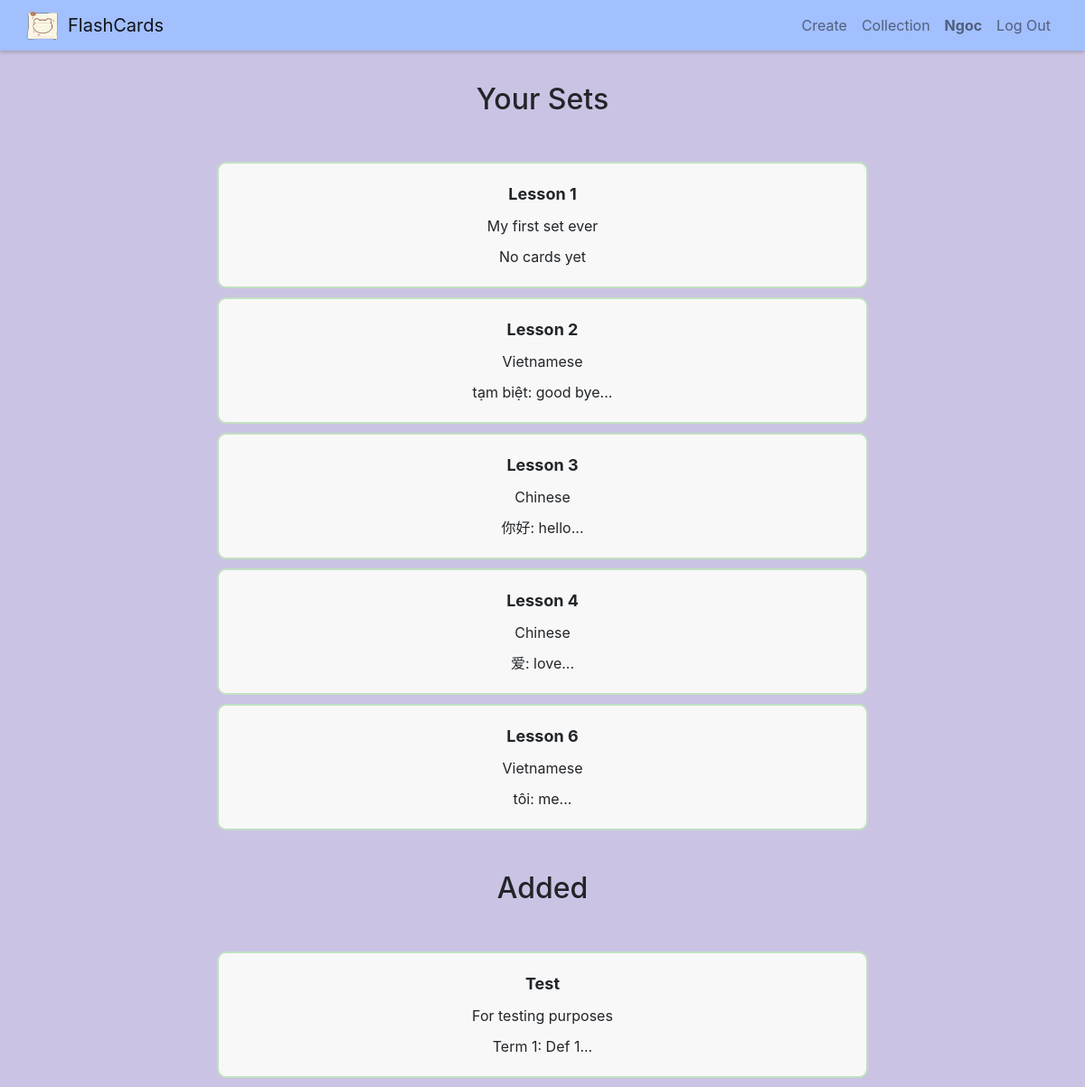
/collection (signed in), run on the app's committed database.
### flashcards/models.py (models this page shows)
class User(AbstractUser):
    pass

class Set(models.Model):
    owner = models.ForeignKey("User", on_delete=models.CASCADE, related_name="sets")
    name = models.CharField(max_length=255)
    description = models.TextField(blank=True)
    timestamp = models.DateTimeField(auto_now_add=True)

class Card(models.Model):
    set = models.ForeignKey("Set", on_delete=models.CASCADE, related_name="cards")
    term = models.CharField(max_length=255)
    definition = models.TextField()

class Add(models.Model):
    user = models.ForeignKey("User", on_delete=models.CASCADE, related_name="added")
    set = models.ForeignKey("Set", on_delete=models.CASCADE, related_name="added")

### flashcards/views.py (the view)
# urls.py: path("collection", views.collection, name="collection"),
def collection(request):
    if request.user.is_authenticated:
        user = request.user
        sets = user.sets.all()
        added = user.added.all()
        return render(request, "flashcards/collection.html", {
            "sets": sets,
            "added": added
        })

### flashcards/templates/flashcards/collection.html (shortened to what this page needs)
{% extends "flashcards/layout.html" %}
{% block body %}
<div class="container center">
    <h2>Your Sets</h2>
    <div class="existing-sets-div">
        {% for set in sets %}
        <div class="set-div existing" id="{{ set.id }}">
            <div class="set-item set-title">{{ set.name }}</div>
            <div class="set-item">
                <ul>
                    <li>{{ set.description }}</li>
                    {% if set.cards.all %}
                        <li>{{ set.cards.all.first.term }}: {{ set.cards.all.first.definition }}...</li>
                    {% else %}
                        <li>No cards yet</li>
                    {% endif %}
                </ul>
            </div>
        </div>
        {% empty %}
        <div>
            You have not made a study set. <a href="{% url 'create' %}">Create.</a>
        </div>
        {% endfor %}
    </div>
    <h2 class="added-title">Added</h2>
    <div class="existing-sets-div">
        {% for add in added %}
        <div class="set-div existing" id="{{ add.set.id }}">
            <div class="set-item set-title">{{ add.set.name }}</div>
            <div class="set-item">
                <ul>
                    <li>{{ add.set.description }}</li>
                    {% if add.set.cards.all %}
                        <li>{{ add.set.cards.all.first.term }}: {{ add.set.cards.all.first.definition }}...</li>
                    {% else %}
                        <li>No cards yet</li>
                    {% endif %}
                </ul>
            </div>
        </div>
        {% endfor %}
    </div>
</div>
{% endblock %}

### flashcards/templates/flashcards/layout.html (shortened to what this page needs)
{% load static %}
<!DOCTYPE html>
<html lang="en">
    <head>
        <link rel="stylesheet" href="https://cdn.jsdelivr.net/npm/bootstrap@4.3.1/dist/css/bootstrap.min.css">
        <link href="{% static 'flashcards/styles.css' %}" rel="stylesheet">
    </head>
    <body>
          <nav class="navbar navbar-expand-sm navbar-light bg-custom">
            <img id="logo" src="{% static 'flashcards/logo.png' %}" class="d-inline-block align-top" alt="">
            <a class="navbar-brand" href="{% url 'index' %}">FlashCards</a>
            <div class="collapse navbar-collapse justify-content-end" id="navbarNavAltMarkup">
              <div class="navbar-nav">
                {% if user.is_authenticated %}
                    <a class="nav-item nav-link" href="{% url 'create' %}">Create</a>
                    <a class="nav-item nav-link" href="{% url 'collection' %}">Collection</a>
                    <a class="nav-item nav-link" href="{% url 'user' user.username %}"><strong>{{ user.username }}</strong></a>
                    <a class="nav-item nav-link" href="{% url 'logout' %}">Log Out</a>
                {% else %}
                    <a class="nav-item nav-link" href="{% url 'login' %}">Log In</a>
                    <a class="nav-item nav-link" href="{% url 'register' %}">Register</a>
                {% endif %}
              </div>
            </div>
          </nav>
        <div class="body">
            {% block body %}
            {% endblock %}
        </div>
    </body>
</html>

### flashcards/static/flashcards/styles.css (style rules this page uses)
.body { margin-top: 30px; display: flex; flex-direction: column; min-height: 75vh; }
body { background-color: #CBC3E3; }
nav { box-shadow: 0 2px 4px 0 rgba(0,0,0,.2); }
.navbar { display: flex; padding-left: 30px; padding-right: 30px; }
.navbar-nav { text-align:right; }
.container { display: flex; flex-direction: column; align-items: center; text-align: center; }
h2 { padding: 5px; margin-bottom: 20px; }
.bg-custom { background-color: #a2bffe; }
img { margin-top: 2vh; width: 35vw; }
.center { text-align: center; }
.existing-sets-div, .existing-cards-div, #edit-view { margin-top: 15px; }
.card-div, .set-div { border-radius: 10px; margin: 10px; padding: 5px; width: 60vw; transition: transform 0.3s ease-in-out; }
.existing { border: 2px solid #C1E1C1; background-color: #f8f8f8; }
.set-item { margin-bottom: 10px; }
.set-title { font-weight: bold; font-size: large; margin-top: 15px; }
ul { list-style-type: none; padding: 0; }
li { margin-bottom: 10px; margin-top: 10px; padding-right: 20px; padding-left: 20px; list-style-type: none; }
.added-title { margin-top: 30px; }

### data on the page
User: username "Ngoc"
Set: name "Lesson 1", description "My first set ever", shows "No cards yet"
Set: name "Lesson 2", description "Vietnamese", cards.all.first.term "tạm biệt", cards.all.first.definition "good bye"
Set: name "Lesson 3", description "Chinese", cards.all.first.term "你好", cards.all.first.definition "hello"
Set: name "Lesson 4", description "Chinese", cards.all.first.term "爱", cards.all.first.definition "love"
Set: name "Lesson 6", description "Vietnamese", cards.all.first.term "tôi", cards.all.first.definition "me"
Add: set.name "Test", set.description "For testing purposes", set.cards.all.first.term "Term 1", set.cards.all.first.definition "Def 1"
